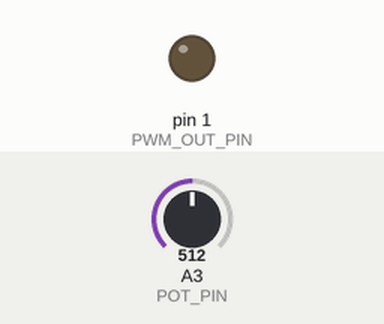
Recording of a sketch running on a simulated Arduino Uno, built with avr-gcc and run on an emulated ATmega328P. Shown: output pins drawn as LEDs (lit = HIGH). The inputs (shaded band) are chosen by the test bench; at power-on: A3 (POT_PIN) = 512.

Above: at 1.2 s.
1.3 s: A3 (POT_PIN) set to 584
2.8 s: A3 (POT_PIN) set to 613
At 3.1 s:
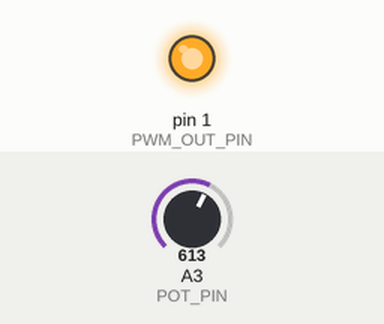
4.3 s: A3 (POT_PIN) set to 511
At 5.4 s:
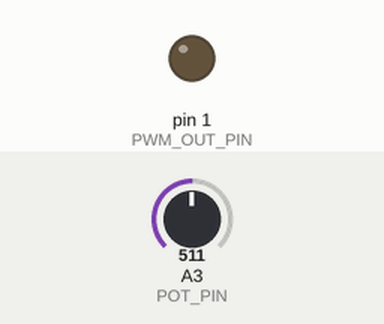
5.8 s: A3 (POT_PIN) set to 716
At 6.5 s:
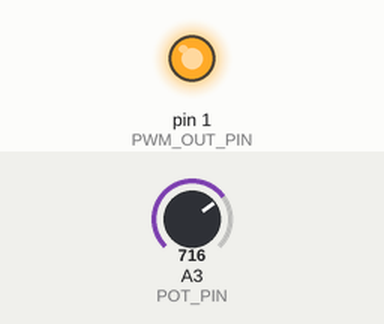
Timing chart, 0 to 8.3 s (numbered marks = the images above; inputs shaded):
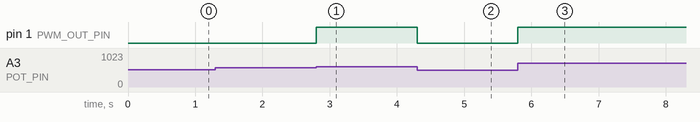

Measured:
- the behaviour switches between 599 and 600 on A3 (POT_PIN) (found by bisection; images 0 and 1)
- after the input at 1.3 s, every drawn part: stays the same
- after the input at 2.8 s, pin 1 (PWM_OUT_PIN): LOW → HIGH at once
- after the input at 4.3 s, pin 1 (PWM_OUT_PIN): HIGH → LOW at once
- after the input at 5.8 s, pin 1 (PWM_OUT_PIN): LOW → HIGH at once

The sketch:

Portable_Fan.ino
```cpp
const int POT_PIN = A3;
const int PWM_OUT_PIN = 1;

int potReading;
int pwmValue;


void setup() {

}


void loop() {
    potReading = analogRead(POT_PIN) / 100;

    pwmValue = map(potReading, 0, 10, 0, 255);

    analogWrite(PWM_OUT_PIN, pwmValue);
}
```
